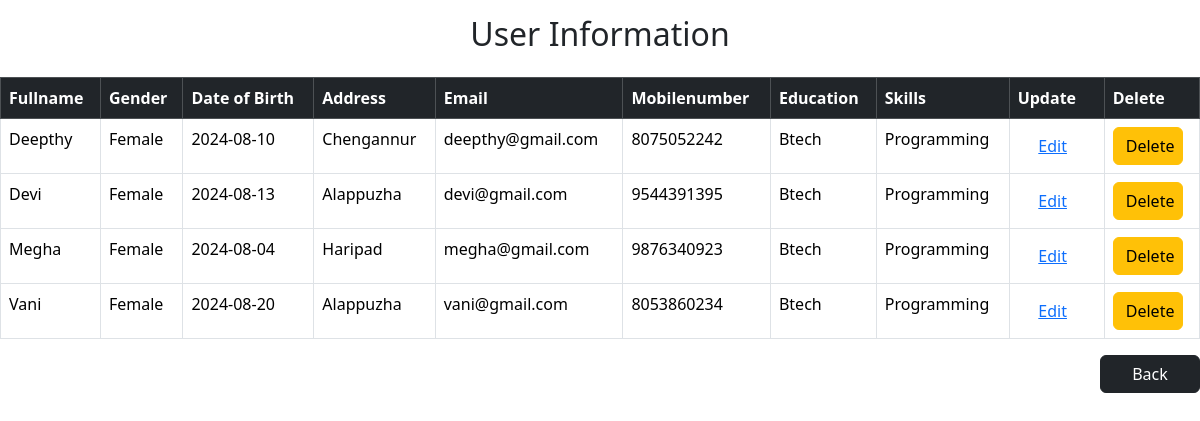
The page /listview/ on the database as committed earlier.
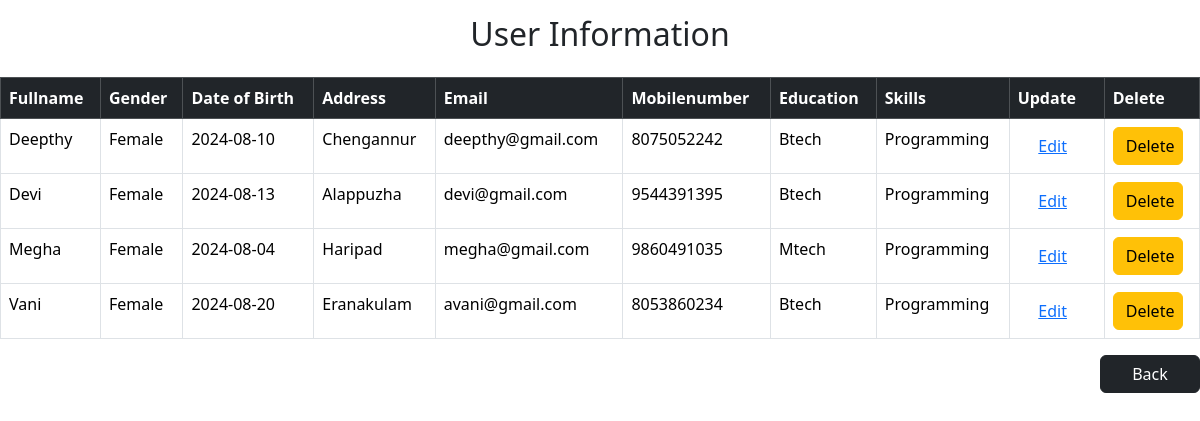
The same page on the database as committed later.
### userapp/models.py (models this page shows)
class userprofile(models.Model):
    fullname=models.CharField(max_length=200)
    gender=models.CharField(max_length=200)
    DOB=models.CharField(max_length=20)
    address=models.CharField(max_length=200)
    email = models.EmailField(max_length=255, blank=True, null=True)
    mobilenumber = models.CharField(max_length=20)
    education = models.CharField(max_length=200)
    skills = models.CharField(max_length=200,blank=True, null=True)

### userapp/views.py (the view)
# urls.py: path('listview/',views.listdetails,name='details'),
def listdetails(request):
    Users=userprofile.objects.all()
    return render(request, 'viewprofile.html', {'Users': Users})

### templates/viewprofile.html (shortened to what this page needs)
<!DOCTYPE html>
<html lang="en">
<head>
    <link href="https://cdn.jsdelivr.net/npm/bootstrap@5.3.3/dist/css/bootstrap.min.css" rel="stylesheet">
</head>
<body>
<h2 class="mb-4">User Information</h2>
<table class="table table-bordered">
  <thead class="table-dark">
    <tr>
         <th>Fullname</th>
         <th>Gender</th>
         <th>Date of Birth</th>
         <th>Address</th>
         <th>Email</th>
         <th>Mobilenumber</th>
         <th>Education</th>
         <th>Skills</th>
         <th>Update</th>
         <th>Delete</th>
     </tr>
  </thead>
  <tbody>
   {% for i in Users %}
     <tr>
         <td>{{ i.fullname }}</td>
         <td>{{ i.gender }}</td>
         <td>{{ i.DOB }}</td>
         <td>{{ i.address }}</td>
         <td>{{ i.email }}</td>
         <td>{{ i.mobilenumber }}</td>
         <td>{{ i.education }}</td>
         <td>{{ i.skills }}</td>
         <td>
            <a href="{% url 'edit' i.id %}" class="btn btn-link" style="width:70px" >Edit</a>
          </td>
          <td>
         <a href="{% url 'delete' i.id %}"  class="btn btn-warning" style="width:70px" >Delete</a>
          </td>
     </tr>
     {% endfor %}
  </tbody>
</table>
<div class="button">
 <a href="{% url 'create' %}" class="btn btn-dark" style="width:100px;margin-left:50px;" >Back</a>
    </div>
</body>
</html>

### templates/viewprofile.html (style rules this page uses)
.button { text-align:right; marign:30px; }
h2 { text-align:center; margin-top:15px; font-style:robotomedium; }

Rows that differ between the two databases and show on the page:
changed userprofile "Megha": mobilenumber "9876340923" → "9860491035"; education "Btech" → "Mtech"
changed userprofile "Vani": address "Alappuzha" → "Eranakulam"; email "vani@gmail.com" → "avani@gmail.com"
